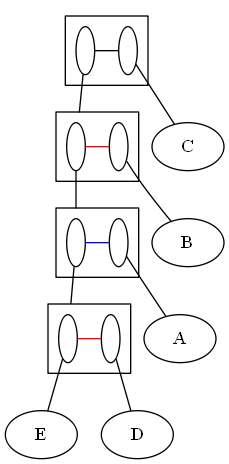

This chart was generated by the following Python code:
"""
This module implements the Structure class

Copyright (c) 2016-2017 Laura Rodriguez Navas <laura.rodriguez.navas@upc.edu>

Distributed under MIT license
[https://opensource.org/licenses/MIT]
"""
from collections import OrderedDict

import pydot

from src.final.Clan import *
from src.final.Graph import *

__author__ = 'Laura Rodriguez Navas'
__license__ = 'MIT'


class Structure:
    @staticmethod
    def createGraphvizStructure(edgesAtributtes, primalClansDict, structureName):
        """
        Create a 2-structure from a dictionary of primal clans specified by primalClansDict

        :param edgesAtributtes: Edges atributtes from a graph
        :param primalClansDict: Dictionary of primal clans
        :param structureName: Dot file name
        :type edgesAtributtes: dict
        :type primalClansDict: dict
        :type structureName: str
        :return: A 2-structure
        """
        callgraph = pydot.Dot(graph_type="digraph", compound="true")

        # creating an external nodes
        for value in primalClansDict.values():  # For each primal clan
            for elem in value:
                if len(elem) == 1:  # If len(primal clan) == 1
                    if not callgraph.get_node("".join(elem)):  # Exclude the repetitive primal clans
                        callgraph.add_node(pydot.Node("".join(elem), shape="circle"))  # Add primal clan value as a node

        # creating subgraphs
        for key, value in primalClansDict.items():  # For each primal clan
            cluster = pydot.Cluster("".join(key))  # Create a cluster
            subgraph = pydot.Subgraph(rank="same")  # Create a subgraph into cluster
            for elem in value:
                if not cluster.get_node("s_%s" % "".join(elem)):  # Exclude the repetitive primal clans
                    cluster.add_node(pydot.Node("s_%s" % "".join(elem), label=" ", fixedsize="true", shape="point"))  #
                    #  Add primal clan as a node into cluster

            for pair in itertools.combinations(value, 2):  # For each pair primal clan combinations
                if not subgraph.get_edge("s_%s" % "".join(pair[0]),
                                         "s_%s" % "".join(pair[1])):  # Exclude the repetitive primal clans
                    subgraph.add_edge(pydot.Edge("s_%s" % "".join(pair[0]), "s_%s" % "".join(pair[1]), arrowhead="none",
                                                 color=Clan.getColorClans(edgesAtributtes, pair[0], pair[1])))
                    #  Add edge into subgraph
            cluster.add_subgraph(subgraph)  # Add subgraph to cluster
            callgraph.add_subgraph(cluster)  # Add cluster

        # creating edge links for nodes and subgraphs
        for value in primalClansDict.values():  # For each primal clan
            for elem in value:
                if len(elem) == 1:  # If len(primal clan) == 1
                    if not callgraph.get_node(
                            pydot.Edge("s_%s" % "".join(elem))):  # Exclude the repetitive primal clans
                        callgraph.add_edge(
                            pydot.Edge("s_%s" % "".join(elem), "".join(elem), arrowhead="none"))  # Add primal clan
                        # value as a edge

        for i, (key, value) in enumerate(primalClansDict.items()):  # For each primal clan
            if i != 0:  # If not the first primal clan in primalClansDict
                if not callgraph.get_edge(pydot.Edge("s_%s" % "".join(key), "s_%s" % "".join(value[0]),
                                                     arrowhead="none",
                                                     lhead="cluster_%s" % "".join(key))):
                    callgraph.add_edge(pydot.Edge("s_%s" % "".join(key), "s_%s" % "".join(value[0]),
                                                  arrowhead="none",
                                                  lhead="cluster_%s" % "".join(key)))  # Add primal clan
                    # value as a edge

        callgraph.write(structureName)  # Write a Dot file with all previous information
        print("A %s was created" % structureName)

    @staticmethod
    def decomposition(graph):
        """
        Decomposition of graph in primal clans

        :param graph: Networkx's graph
        :type graph: nx.Graph
        :return: The edges atributtes from graph and primal clans ordered
        :rtype: dict, dict
        """
        clansList = Clan.clans(graph, graph.nodes())  # List of clans
        primalClansList = Clan.primalClans(clansList)  # List of primal clans
        EdgesAtributtes = Graph.getColorAttributesFromGraph(graph)  # Edges atributtes from graph
        primalClansDict = OrderedDict(reversed(sorted(Clan.primalClansDict(primalClansList).items(),
                                                      key=lambda t: len(t[0]))))  # Dictionary of primal clans
        # sorted in reverse mode by primal clans length
        return EdgesAtributtes, primalClansDict

    @staticmethod
    def frequentDecomposition(graph, moreFrequentSubsets):
        """
        Decomposition of graph in primal clans

        :param graph: Networkx's graph
        :param moreFrequentSubsets: More frequents nodes from graph
        :type graph: nx.Graph
        :type moreFrequentSubsets: list
        :return: The edges atributtes from graph and primal clans ordered
        :rtype: dict, dict
        """
        clansList = Clan.frequentClans(graph, moreFrequentSubsets)  # List of more frequent clans
        primalClansList = Clan.primalClans(clansList)  # List of more frequent primal clans
        EdgesAtributtes = Graph.getColorAttributesFromGraph(graph)  # Edges atributtes from graph
        primalClansDict = OrderedDict(reversed(sorted(Clan.primalClansDict(primalClansList).items(),
                                                      key=lambda t: len(t[0]))))  # Dictionary of more frequent
        # primal clans sorted in reverse mode by primal clans length
        return EdgesAtributtes, primalClansDict

    @staticmethod
    def create2Structure(graph, filename):
        """
        Create a 2-structure from a type of graph

        :param graph: Networkx's graph
        :param filename: Dot file name
        :type graph: nx.Graph
        :type filename: str
        :return: A 2-structure
        """
        EdgesAtributtes, primalClansDict = Structure.decomposition(graph)  # Graph decomposition
        Structure.createGraphvizStructure(EdgesAtributtes, primalClansDict, filename)  # Create 2-structure

    @staticmethod
    def createFrequent2Structure(graph, filename, moreFrequentSubsets):
        """
        Create a 2-structure from a type of graph

        :param graph: Networkx's graph
        :param filename: Dot file name
        :param moreFrequentSubsets: More frequents nodes from graph
        :type graph: nx.Graph
        :type filename: str
        :type moreFrequentSubsets: list
        :return: A 2-structure
        """
        EdgesAtributtes, primalClansDict = Structure.frequentDecomposition(graph,
                                                                           moreFrequentSubsets)  # Graph decomposition
        Structure.createGraphvizStructure(EdgesAtributtes, primalClansDict, filename)  # Create 2-structure
